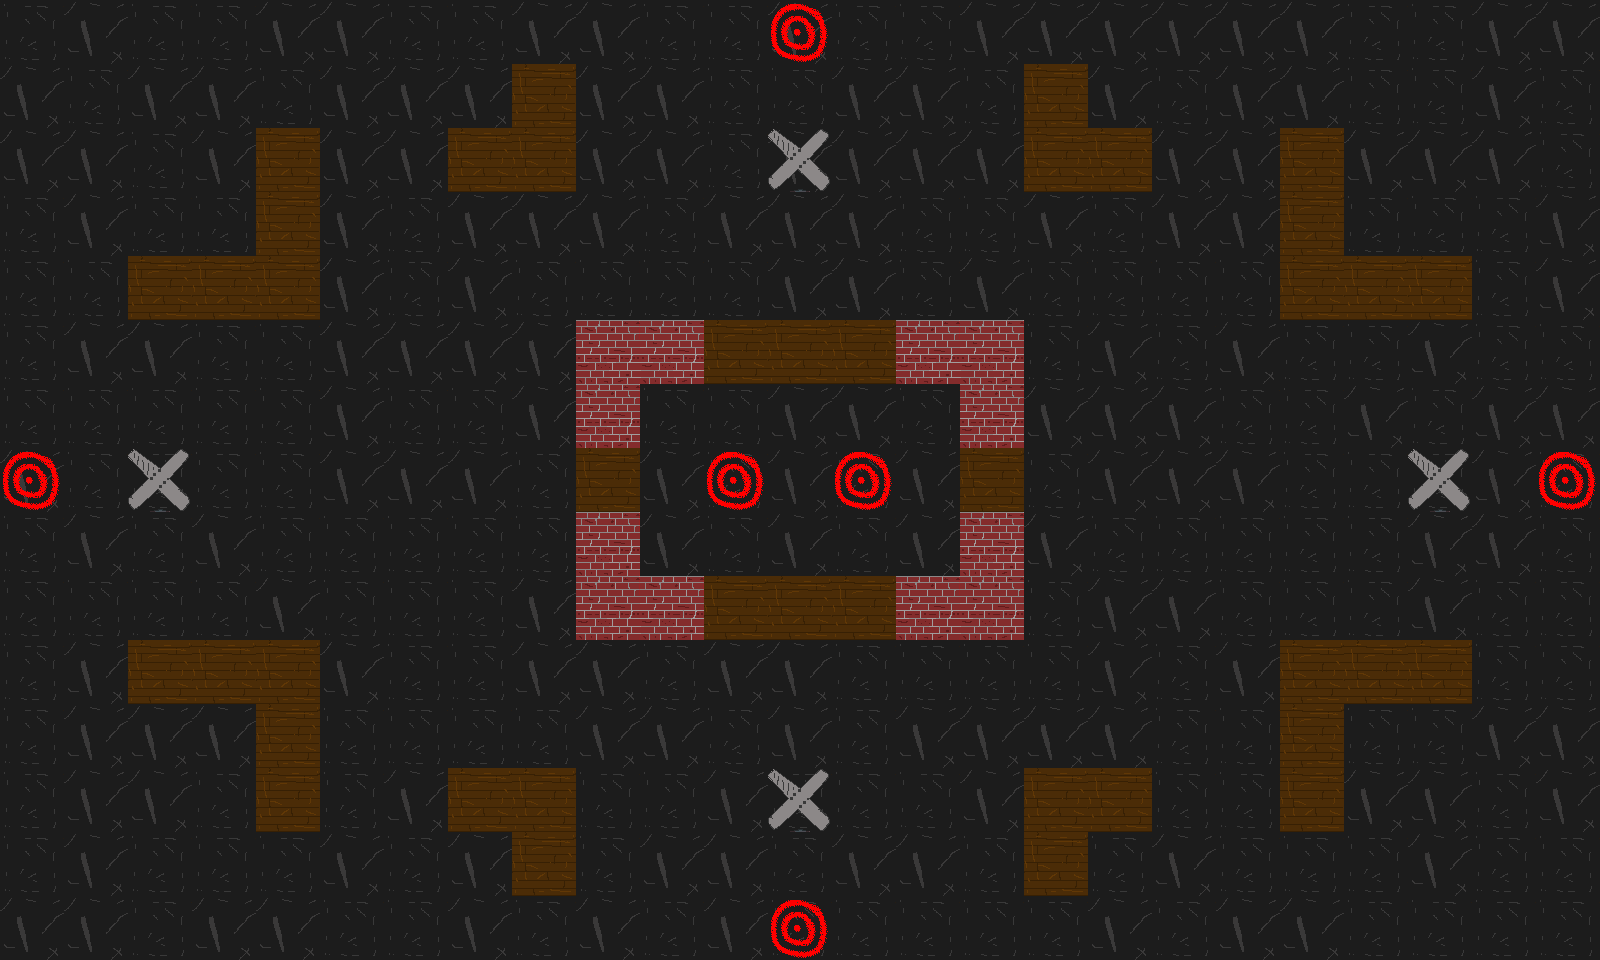

A 2D game scene composited from a Tiled map and its tileset images. What follows is a short description and the map's XML, with every tile layer's data as written:
An orthogonal 25x15 tile map with 64x64 px tiles, 2 tile layers (background, main).

<map version="1.2" tiledversion="1.2.1" orientation="orthogonal" renderorder="left-down" width="25" height="15" tilewidth="64" tileheight="64" infinite="0" nextlayerid="4" nextobjectid="1">
 <tileset firstgid="1" source="tileset.tsx" />
 <layer id="1" name="background" width="25" height="15">
  <data encoding="csv">
5,4,5,5,4,4,5,5,4,4,5,5,4,5,5,4,4,4,4,4,4,5,5,4,4,
4,5,4,4,5,4,4,4,5,4,4,5,5,4,4,5,5,4,5,4,4,5,5,4,5,
4,4,5,4,4,4,4,5,4,4,4,5,4,4,4,4,5,5,4,4,5,4,4,4,5,
5,4,5,5,5,4,5,4,4,4,5,4,4,4,5,5,4,5,4,4,5,5,5,5,4,
5,5,5,4,5,4,5,4,5,5,5,5,4,4,5,4,5,5,5,5,4,5,4,5,4,
5,4,4,5,5,4,4,4,4,4,5,5,5,5,4,5,5,4,5,4,5,5,4,5,5,
5,5,5,5,5,4,5,5,4,4,5,5,4,4,5,4,4,4,4,5,5,4,5,4,4,
4,5,5,5,5,4,4,4,5,5,4,5,4,5,4,5,5,4,4,4,5,5,5,4,5,
5,4,5,4,5,5,5,5,5,5,4,5,4,5,4,5,4,5,5,5,5,5,4,4,5,
5,5,5,5,4,5,5,5,4,4,5,4,5,4,4,4,5,4,4,5,5,5,4,5,5,
5,4,5,4,5,4,5,5,4,4,5,4,4,5,5,5,5,4,5,4,4,5,5,5,5,
5,4,4,4,5,5,5,5,5,4,4,5,4,5,4,4,4,4,5,5,4,5,5,4,4,
5,4,4,5,4,5,4,4,5,5,5,4,5,5,5,4,4,4,5,5,5,4,4,5,4,
5,4,5,5,5,4,5,4,4,5,4,4,5,4,4,5,5,5,4,5,5,5,4,5,5,
4,4,5,4,4,5,5,4,5,4,5,4,5,5,5,5,5,4,5,4,4,5,5,5,5
</data>
 </layer>
 <layer id="2" name="main" width="25" height="15">
  <data encoding="csv">
0,0,0,0,0,0,0,0,0,0,0,0,7,0,0,0,0,0,0,0,0,0,0,0,0,
0,0,0,0,0,0,0,0,6,0,0,0,0,0,0,0,6,0,0,0,0,0,0,0,0,
0,0,0,0,6,0,0,6,6,0,0,0,2,0,0,0,6,6,0,0,6,0,0,0,0,
0,0,0,0,6,0,0,0,0,0,0,0,0,0,0,0,0,0,0,0,6,0,0,0,0,
0,0,6,6,6,0,0,0,0,0,0,0,0,0,0,0,0,0,0,0,6,6,6,0,0,
0,0,0,0,0,0,0,0,0,1,1,6,6,6,1,1,0,0,0,0,0,0,0,0,0,
0,0,0,0,0,0,0,0,0,1,0,0,0,0,0,1,0,0,0,0,0,0,0,0,0,
7,0,2,0,0,0,0,0,0,6,0,7,0,7,0,6,0,0,0,0,0,0,2,0,7,
0,0,0,0,0,0,0,0,0,1,0,0,0,0,0,1,0,0,0,0,0,0,0,0,0,
0,0,0,0,0,0,0,0,0,1,1,6,6,6,1,1,0,0,0,0,0,0,0,0,0,
0,0,6,6,6,0,0,0,0,0,0,0,0,0,0,0,0,0,0,0,6,6,6,0,0,
0,0,0,0,6,0,0,0,0,0,0,0,0,0,0,0,0,0,0,0,6,0,0,0,0,
0,0,0,0,6,0,0,6,6,0,0,0,2,0,0,0,6,6,0,0,6,0,0,0,0,
0,0,0,0,0,0,0,0,6,0,0,0,0,0,0,0,6,0,0,0,0,0,0,0,0,
0,0,0,0,0,0,0,0,0,0,0,0,7,0,0,0,0,0,0,0,0,0,0,0,0
</data>
 </layer>
</map>